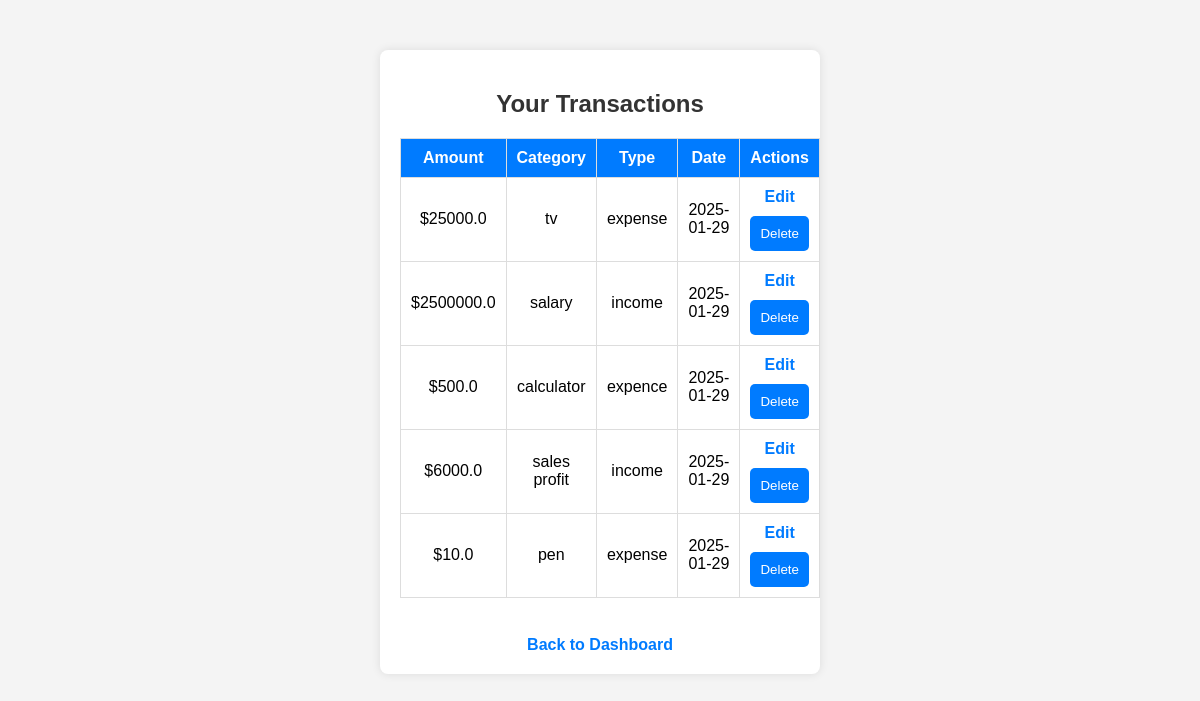
Page /transactions (signed in) on the earlier database version.
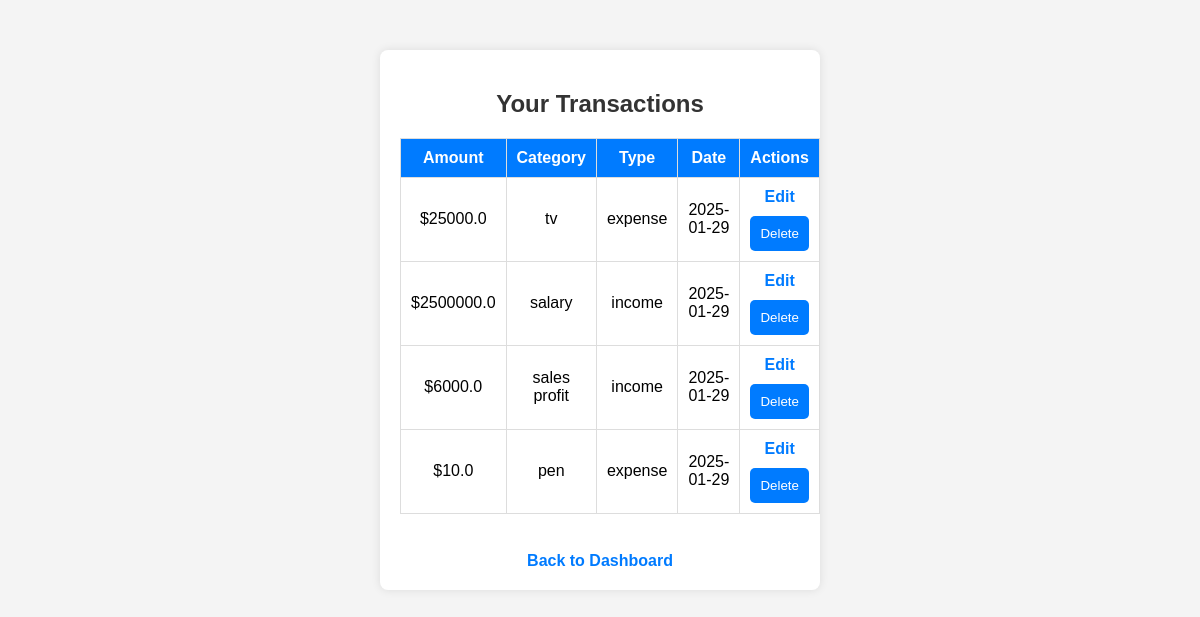
Same page on the later database version.
### tables this page shows
CREATE TABLE transactions (
                        id INTEGER PRIMARY KEY AUTOINCREMENT,
                        user_id INTEGER,
                        amount REAL,
                        category TEXT,
                        type TEXT,
                        date TEXT,
                        FOREIGN KEY(user_id) REFERENCES users(id));

### Personal_Finance_Manager.py (the view)
@app.route('/transactions')
def transactions():
    if 'user_id' not in session:
        return redirect('/login')
    user_id = session['user_id']
    conn = sqlite3.connect("finance.db")
    cursor = conn.cursor()
    cursor.execute("SELECT id, amount, category, type, date FROM transactions WHERE user_id=?", (user_id,))
    transactions = cursor.fetchall()
    conn.close()
    return render_template('transactions.html', transactions=transactions)

### templates/transactions.html (shortened to what this page needs)
<!DOCTYPE html>
<html lang="en">
<head>
    <link rel="stylesheet" type="text/css" href="{{ url_for('static', filename='style.css') }}">
</head>
<body>
    <div class="container">
        <h2>Your Transactions</h2>
        <table>
            <tr>
                <th>Amount</th>
                <th>Category</th>
                <th>Type</th>
                <th>Date</th>
                <th>Actions</th>
            </tr>
            {% for t in transactions %}
            <tr>
                <td>${{ t[1] }}</td>
                <td>{{ t[2] }}</td>
                <td>{{ t[3] }}</td>
                <td>{{ t[4] }}</td>
                <td>
                    <a href="{{ url_for('edit_transaction', transaction_id=t[0]) }}" class="edit-btn">Edit</a>
                    <form action="{{ url_for('delete_transaction', transaction_id=t[0]) }}" method="POST" class="inline-form">
                        <button type="submit" class="delete-btn" onclick="return confirm('Are you sure you want to delete this transaction?');">Delete</button>
                    </form>
                </td>
            </tr>
            {% endfor %}
        </table>
        <br>
        <a href="/dashboard" class="btn">Back to Dashboard</a>
    </div>
</body>
</html>

### static/style.css (style rules this page uses)
body { font-family: 'Arial', sans-serif; background-color: #f4f4f4; margin: 0; padding: 0; text-align: center; }
h1, h2, h3 { color: #333; }
.container { max-width: 400px; margin: auto; background: white; padding: 20px; margin-top: 50px; border-radius: 8px; box-shadow: 0px 0px 10px rgba(0, 0, 0, 0.1); }
a { text-decoration: none; color: #007bff; font-weight: bold; }
form { display: flex; flex-direction: column; }
button { background: #007bff; color: white; padding: 10px; border: none; border-radius: 5px; cursor: pointer; margin-top: 10px; }
table { width: 90%; margin: 20px auto; border-collapse: collapse; }
table, th, td { border: 1px solid #ddd; padding: 10px; }
th { background: #007bff; color: white; }

Differences in the rows shown:
removed transactions: amount "500.0", category "calculator", type "expence", date "2025-01-29"
